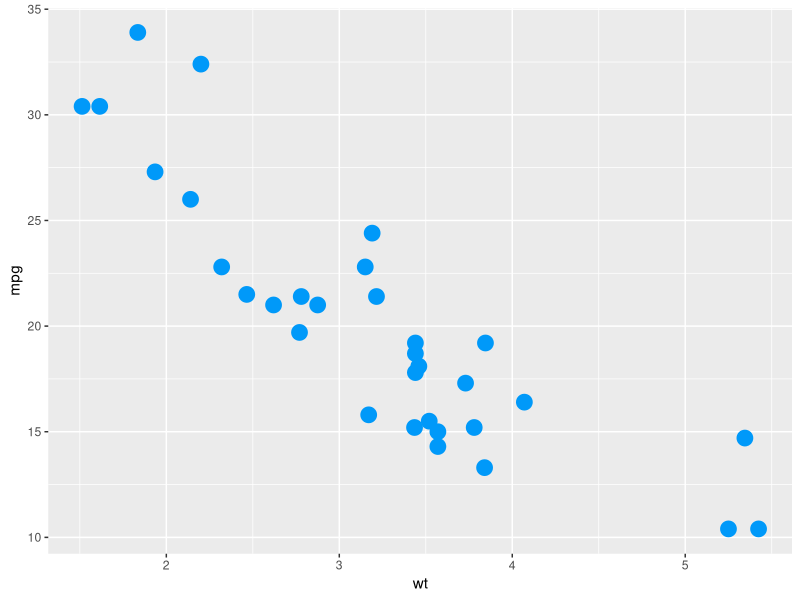

The R script that drew this image:
## ---- chunk 1
## Initial setup ----
#| output: false
#| warning: false
suppressMessages({
    if (!require("tidyverse") || !require("palmerpenguins")) {
        options(
         repos = c(CRAN = "https://cran.rstudio.com")
        )
        install.packages(c(
            "tidyverse",
            "palmerpenguins"
            )
        )
    }
})
## ---- chunk 2
head(mtcars)
## ---- chunk 3
#| label: fig-mtscatter
#| fig-cap: Weight of vehicle per 1000lbs (wt) vs. Miles/Gallon (mpg)

library(ggplot2)

ggplot(mtcars, aes(x = wt, y = mpg)) +
    geom_point(color = "#0099f9", size = 5)
